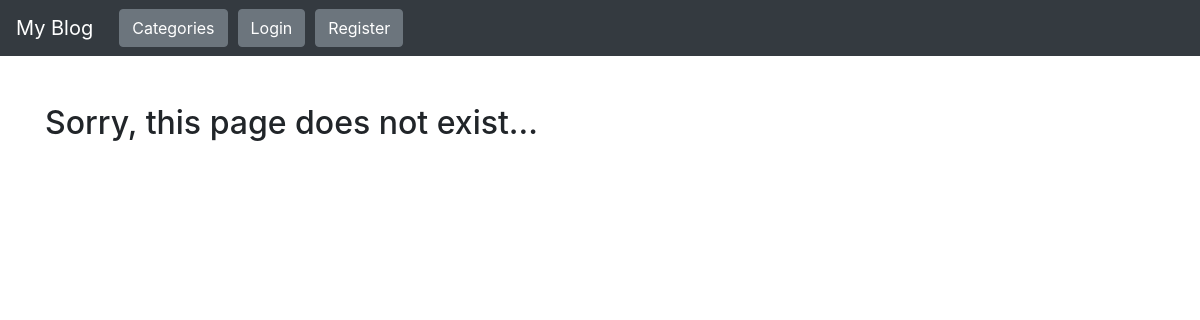
Before: /category/sports/ with the older database file.
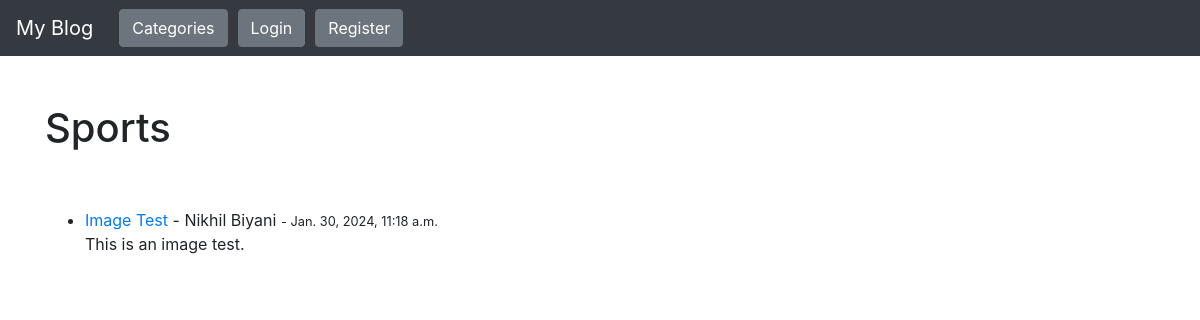
After: the same page with the newer database file.
### theblog/models.py (models this page shows, shortened)
class Post(models.Model):
    title = models.CharField(max_length=255)
    header_image = models.ImageField(null=True, blank=True, upload_to='images/')
    title_tag = models.CharField(max_length=255)
    author = models.ForeignKey(User, on_delete=models.CASCADE)
    body = RichTextField(blank=True, null=True)
    posted_date = models.DateTimeField(auto_now_add=True)
    update_date = models.DateTimeField(auto_now=True)
    category = models.CharField(max_length=255, default="coding")
    snippet = models.CharField(max_length=255)
    likes = models.ManyToManyField(User, related_name='blog_posts')

### theblog/views.py (the view)
# urls.py: path('category/<str:categories>/', CategoryView, name="category"),
def CategoryView(request, categories):
    category_posts = Post.objects.filter(category=categories.replace('-', ' '))
    return render(request, 'categories.html', {'categories': categories.title().replace('-', ' '), 'category_posts': category_posts})

### theblog/templates/categories.html (shortened to what this page needs)
{% extends 'base.html' %}
{% block content %}
<br/><br/>
{% if category_posts %}
    <h1> {{categories}} </h1>
    <br/><br/>
    <ul>
        {% for post in category_posts %}
            <li>
                <a href="{% url 'article-detail' post.pk %}">{{post.title}}</a> -
                {{post.author.first_name}} {{post.author.last_name}} <small> - {{post.posted_date}} </small>
                {{post.body | slice:":200" | safe}}
                <br/><br/>
            </li>
        {% endfor %}
    </ul>
{% else %}
    <h2>Sorry, this page does not exist...</h2>
{% endif %}
{% endblock %}

Changed rows visible on the page:
added Post: category "Sports", title "Image Test", author.first_name "Nikhil", author.last_name "Biyani", posted_date "Jan. 30, 2024, 11:18 a.m.", body "This is an image test."
Other visible differences:
text no longer shown: "Sorry, this page does not exist..."
